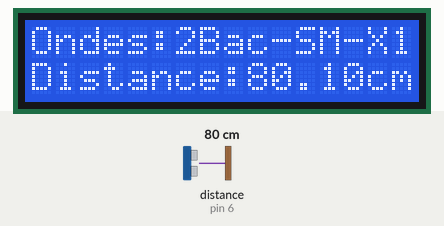
Recording of a sketch running on a simulated Arduino Uno, built with avr-gcc and run on an emulated ATmega328P. Parts: 16×2 character LCD. Wiring (inferred from the names in the program): ultrasonic range finder: trigger pin 7; echo pin 6. The inputs (shaded band) are chosen by the test bench; at power-on: distance to the obstacle (sensor on pin 6) 80 cm. The echo pulse lasts 58.3 µs per cm; what the sketch prints to the serial monitor is not drawn.

Above: at 1.2 s.
1.3 s: distance to the obstacle (sensor on pin 6) set to 9 cm
At 3.4 s:
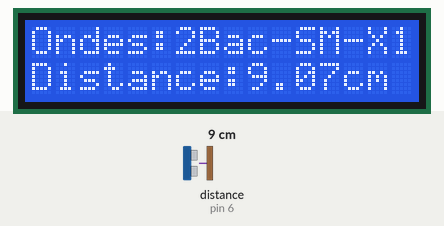
3.6 s: distance to the obstacle (sensor on pin 6) set to 2 cm
At 4.9 s:
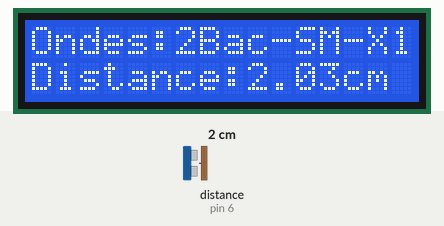
6.7 s: distance to the obstacle (sensor on pin 6) set to 4 cm
At 7.9 s:
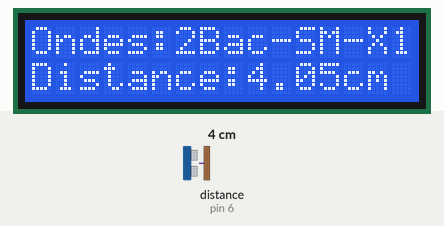
8.2 s: distance to the obstacle (sensor on pin 6) set to 35 cm
At 9.8 s:
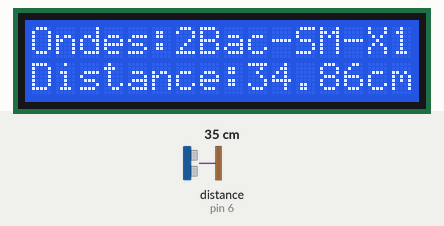
11.3 s: distance to the obstacle (sensor on pin 6) set to 120 cm
At 12.4 s:
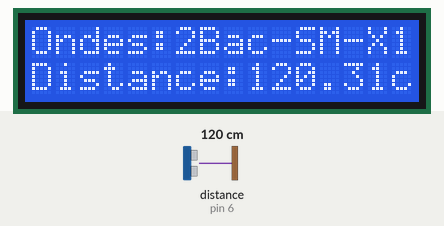
Timing chart, 0 to 14.3 s (numbered marks = the images above; inputs shaded):
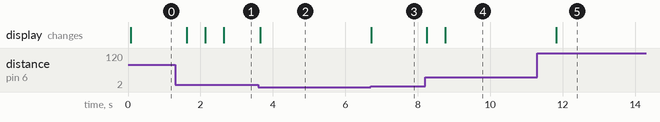

Measured:
- after the input at 1.3 s, the display: first changes after 0.32 s (image 1 shows a later state)
- after the input at 3.6 s, the display: changes after 0.06 s (image 2)
- after the input at 6.7 s, the display: changes at once (image 3)
- after the input at 8.2 s, the display: first changes at once (image 4 shows a later state)
- after the input at 11.3 s, the display: changes after 0.53 s (image 5)

The sketch:

blinky.ino
```cpp
#include <LiquidCrystal.h>

LiquidCrystal show(12,11,5,4,3,2);
int trig = 7;
int echo = 6;
float distance = 1;
void setup()
{    Serial.begin(9600);

    show.begin(16,2);
    show.setCursor(0, 0);
    show.print("Ondes:2Bac-SM-X1 avec zak");
    show.setCursor(0,1);
    show.print("Distance:");

      pinMode(trig, OUTPUT);
  pinMode(echo , INPUT);
}

void loop()
{
//Create a impulsion 10us trig
  digitalWrite(trig, LOW);
  delayMicroseconds(2);
  digitalWrite(trig, HIGH);
  delayMicroseconds(10);
  digitalWrite(trig, LOW);
  distance = pulseIn(echo,HIGH)/58.0;
  Serial.print("Distance : ");

  show.clear();
      show.setCursor(0, 0);
    show.print("Ondes:2Bac-SM-X1 avec zak");
  show.setCursor(0,1);
    show.print("Distance:");
      show.print(distance);

      show.print("cm");

  Serial.println(distance);
  delay(500);

}


/*show. noDisplay();*/
    /*delay(200);*/
/*show.display();*/
/*delay(500);*/
```
